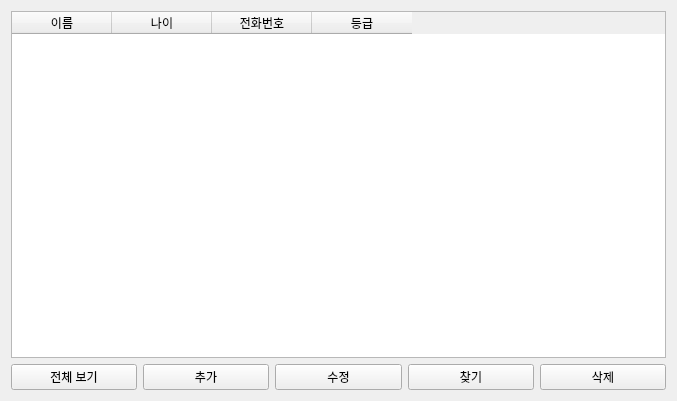
<?xml version="1.0" encoding="UTF-8"?>
<ui version="4.0">
 <class>admin_window</class>
 <widget class="QWidget" name="admin_window">
  <property name="geometry">
   <rect>
    <x>0</x>
    <y>0</y>
    <width>677</width>
    <height>401</height>
   </rect>
  </property>
  <property name="windowTitle">
   <string>Form</string>
  </property>
  <layout class="QVBoxLayout" name="verticalLayout_2">
   <item>
    <layout class="QVBoxLayout" name="verticalLayout">
     <item>
      <widget class="QTableWidget" name="tableWidget">
       <property name="columnCount">
        <number>4</number>
       </property>
       <column>
        <property name="text">
         <string>이름</string>
        </property>
       </column>
       <column>
        <property name="text">
         <string>나이</string>
        </property>
       </column>
       <column>
        <property name="text">
         <string>전화번호</string>
        </property>
       </column>
       <column>
        <property name="text">
         <string>등급</string>
        </property>
       </column>
      </widget>
     </item>
     <item>
      <layout class="QHBoxLayout" name="horizontalLayout">
       <item>
        <widget class="QPushButton" name="pushButton">
         <property name="text">
          <string>전체 보기</string>
         </property>
        </widget>
       </item>
       <item>
        <widget class="QPushButton" name="pushButton_2">
         <property name="text">
          <string>추가</string>
         </property>
        </widget>
       </item>
       <item>
        <widget class="QPushButton" name="pushButton_3">
         <property name="text">
          <string>수정</string>
         </property>
        </widget>
       </item>
       <item>
        <widget class="QPushButton" name="pushButton_4">
         <property name="text">
          <string>찾기</string>
         </property>
        </widget>
       </item>
       <item>
        <widget class="QPushButton" name="pushButton_5">
         <property name="text">
          <string>삭제</string>
         </property>
        </widget>
       </item>
      </layout>
     </item>
    </layout>
   </item>
  </layout>
 </widget>
 <resources/>
 <connections/>
</ui>
